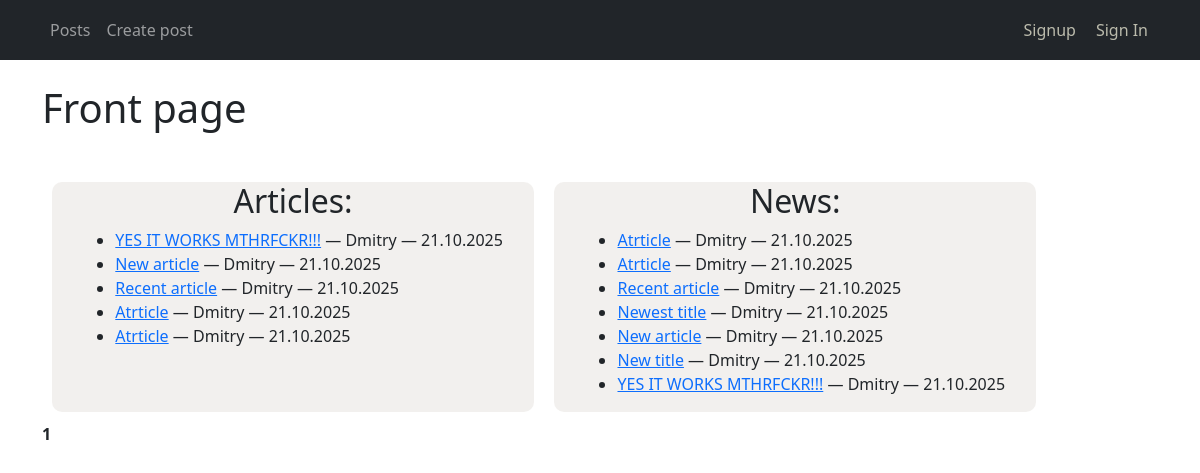
/posts/, run on the app's committed database.
### news_/models.py (models this page shows, shortened)
class News(models.Model):
    News = "News"
    Articles = "Articles"
    title = models.CharField(max_length = 200)
    choices = [(News,"News"),
               (Articles,"Articles")]
    type= models.CharField( max_length = 100,choices = choices, default= News)
    content = models.TextField()  # поле для текста новости
    user = models.ForeignKey(User,on_delete=models.CASCADE)
    created_at = models.DateTimeField(auto_now_add=True)

### news_/views.py (the view)
# urls.py: path('posts/', views.news_list, name='post_list'),
def news_list(request):
    news_qs = News.objects.order_by('-created_at')
    articles = News.objects.filter(type = "Articles")
    paginator = Paginator(news_qs, 10)
    page_number = request.GET.get('page', 1)
    page_obj = paginator.get_page(page_number)
    current = page_obj.number
    total = paginator.num_pages
    start = max(current - 2, 1)
    end = min(current + 2, total) + 1
    page_range = range(start, end)
    context = {
        'page_obj': page_obj,
        'page_range': page_range,
        'total_pages': total,
        'articles':articles
    }
    return render(request, 'news/news_list.html', context)

### news_/templatetags/censor_filters.py (called while the page is built)
@register.filter
@stringfilter
def censor(value):
    def censor_word(match):
        word = match.group(0)
        for bad in BAD_WORDS:
            if (word.lower() == bad and
                (word[0].isupper() or word[0].islower()) and
                (len(word) == 1 or word[1:].islower())):
                return word[0] + '*' * (len(word) - 1)
        return word
    pattern = r'\b[А-Яа-яA-Za-z][а-яa-z]*\b'
    return re.sub(pattern, censor_word, value)

### news_/templates/news/news_list.html (shortened to what this page needs)
{% extends 'base.html' %}
{% load censor_filters %}
{% block content %}
<h1>Front page</h1>
<div style = "display:flex ; justify-content:center ; width:90% ;  margin-top:40px">
<div style = "display:flex ; flex-direction:column ; width:100%;align-items:center; background-color: rgba(146, 134, 118, 0.123);margin:10px; border-radius:10px">
  <h2>Articles:</h2>
<ul>
  {% for articles in articles %}
  <li><a  href = "{% url 'post_detail' articles.pk %}" >{{ articles.title|censor }}</a></strong> — {{ articles.user.username }} — {{ articles.created_at|date:"d.m.Y" }}</li>
{% empty %}
  <li>No articles</li>
{% endfor %}
</ul>
</div>
<div style = "display:flex ; flex-direction:column ;width:100%; align-items:center; background-color: rgba(146, 134, 118, 0.123);margin:10px; border-radius:10px">
  <h2>News:</h2>
<ul>
  {% for news in page_obj %}
    <li><a href="{% url 'post_detail' news.pk%}" >{{ news.title|censor }}</a></strong> — {{ news.user.username }} — {{ news.created_at|date:"d.m.Y" }}</li>
  {% empty %}
    <li>No news.</li>
  {% endfor %}
</ul>
</div>
</div>
<div class="pagination">
  {% for num in page_range %}
    {% if num == page_obj.number %}
      <strong>{{ num }}</strong>
    {% else %}
      <a href="?page={{ num }}">{{ num }}</a>
    {% endif %}
  {% endfor %}
</div>
{% endblock %}

### data on the page
News: title|censor "YES IT WORKS MTHRFCKR!!!", user.username "Dmitry", created_at "21.10.2025"
News: title|censor "New article", user.username "Dmitry", created_at "21.10.2025"
News: title|censor "Recent article", user.username "Dmitry", created_at "21.10.2025"
News: title|censor "Atrticle", user.username "Dmitry", created_at "21.10.2025"
News: title|censor "Atrticle", user.username "Dmitry", created_at "21.10.2025"
News: title|censor "Newest title", user.username "Dmitry", created_at "21.10.2025"
News: title|censor "New title", user.username "Dmitry", created_at "21.10.2025"

### other printed values
{{ num }} "1"
